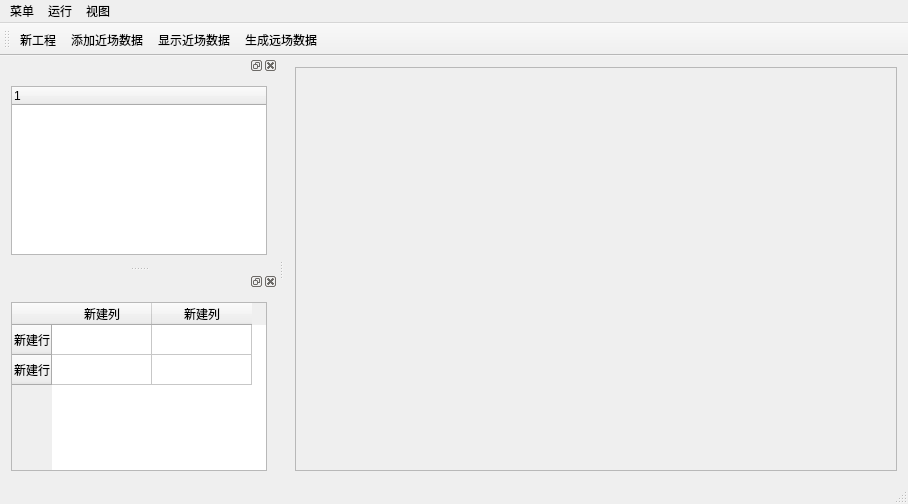
<?xml version="1.0" encoding="UTF-8"?>
<ui version="4.0">
 <class>MainWindow</class>
 <widget class="QMainWindow" name="MainWindow">
  <property name="geometry">
   <rect>
    <x>0</x>
    <y>0</y>
    <width>908</width>
    <height>504</height>
   </rect>
  </property>
  <property name="windowTitle">
   <string>MainWindow</string>
  </property>
  <widget class="QWidget" name="centralWidget">
   <layout class="QGridLayout" name="gridLayout_2">
    <item row="0" column="0">
     <widget class="QFrame" name="frame">
      <property name="sizePolicy">
       <sizepolicy hsizetype="Expanding" vsizetype="Preferred">
        <horstretch>3</horstretch>
        <verstretch>1</verstretch>
       </sizepolicy>
      </property>
      <property name="frameShape">
       <enum>QFrame::StyledPanel</enum>
      </property>
      <property name="frameShadow">
       <enum>QFrame::Raised</enum>
      </property>
     </widget>
    </item>
   </layout>
  </widget>
  <widget class="QMenuBar" name="menuBar">
   <property name="geometry">
    <rect>
     <x>0</x>
     <y>0</y>
     <width>908</width>
     <height>26</height>
    </rect>
   </property>
   <widget class="QMenu" name="menu">
    <property name="title">
     <string>菜单</string>
    </property>
    <addaction name="action"/>
    <addaction name="action_1"/>
    <addaction name="action_2"/>
    <addaction name="separator"/>
    <addaction name="action_4"/>
   </widget>
   <widget class="QMenu" name="menu_2">
    <property name="title">
     <string>运行</string>
    </property>
    <addaction name="action_5"/>
   </widget>
   <widget class="QMenu" name="menu_3">
    <property name="title">
     <string>视图</string>
    </property>
   </widget>
   <addaction name="menu"/>
   <addaction name="menu_2"/>
   <addaction name="menu_3"/>
  </widget>
  <widget class="QToolBar" name="mainToolBar">
   <attribute name="toolBarArea">
    <enum>TopToolBarArea</enum>
   </attribute>
   <attribute name="toolBarBreak">
    <bool>false</bool>
   </attribute>
   <addaction name="action"/>
   <addaction name="action_2"/>
   <addaction name="action_1"/>
   <addaction name="action_5"/>
  </widget>
  <widget class="QStatusBar" name="statusBar"/>
  <widget class="QDockWidget" name="dockWidget_2">
   <property name="sizePolicy">
    <sizepolicy hsizetype="Expanding" vsizetype="Preferred">
     <horstretch>1</horstretch>
     <verstretch>0</verstretch>
    </sizepolicy>
   </property>
   <attribute name="dockWidgetArea">
    <number>1</number>
   </attribute>
   <widget class="QWidget" name="dockWidgetContents_2">
    <layout class="QVBoxLayout" name="verticalLayout">
     <item>
      <widget class="QTreeWidget" name="treeWidget"/>
     </item>
    </layout>
   </widget>
  </widget>
  <widget class="QDockWidget" name="dockWidget_3">
   <property name="sizePolicy">
    <sizepolicy hsizetype="Expanding" vsizetype="Preferred">
     <horstretch>1</horstretch>
     <verstretch>0</verstretch>
    </sizepolicy>
   </property>
   <attribute name="dockWidgetArea">
    <number>1</number>
   </attribute>
   <widget class="QWidget" name="dockWidgetContents_3">
    <layout class="QGridLayout" name="gridLayout">
     <item row="0" column="0">
      <widget class="QTableWidget" name="tableWidget">
       <property name="sizePolicy">
        <sizepolicy hsizetype="Expanding" vsizetype="Expanding">
         <horstretch>0</horstretch>
         <verstretch>2</verstretch>
        </sizepolicy>
       </property>
       <row>
        <property name="text">
         <string>新建行</string>
        </property>
       </row>
       <row>
        <property name="text">
         <string>新建行</string>
        </property>
       </row>
       <column>
        <property name="text">
         <string>新建列</string>
        </property>
       </column>
       <column>
        <property name="text">
         <string>新建列</string>
        </property>
       </column>
      </widget>
     </item>
    </layout>
   </widget>
  </widget>
  <action name="action">
   <property name="text">
    <string>新工程</string>
   </property>
  </action>
  <action name="action_4">
   <property name="text">
    <string>退出</string>
   </property>
  </action>
  <action name="action_1">
   <property name="text">
    <string>显示近场数据</string>
   </property>
  </action>
  <action name="action_5">
   <property name="text">
    <string>生成远场数据</string>
   </property>
  </action>
  <action name="action_2">
   <property name="text">
    <string>添加近场数据</string>
   </property>
  </action>
 </widget>
 <layoutdefault spacing="6" margin="11"/>
 <resources/>
 <connections/>
</ui>
